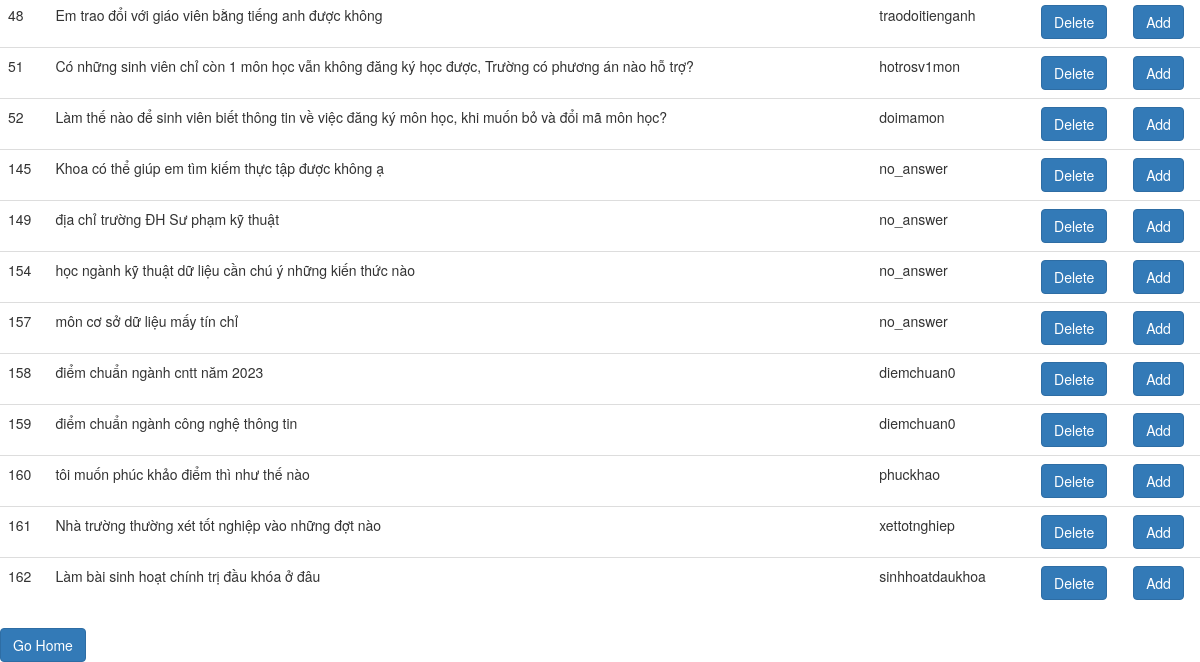
/sql (lower part), run on an earlier commit of the app's database.
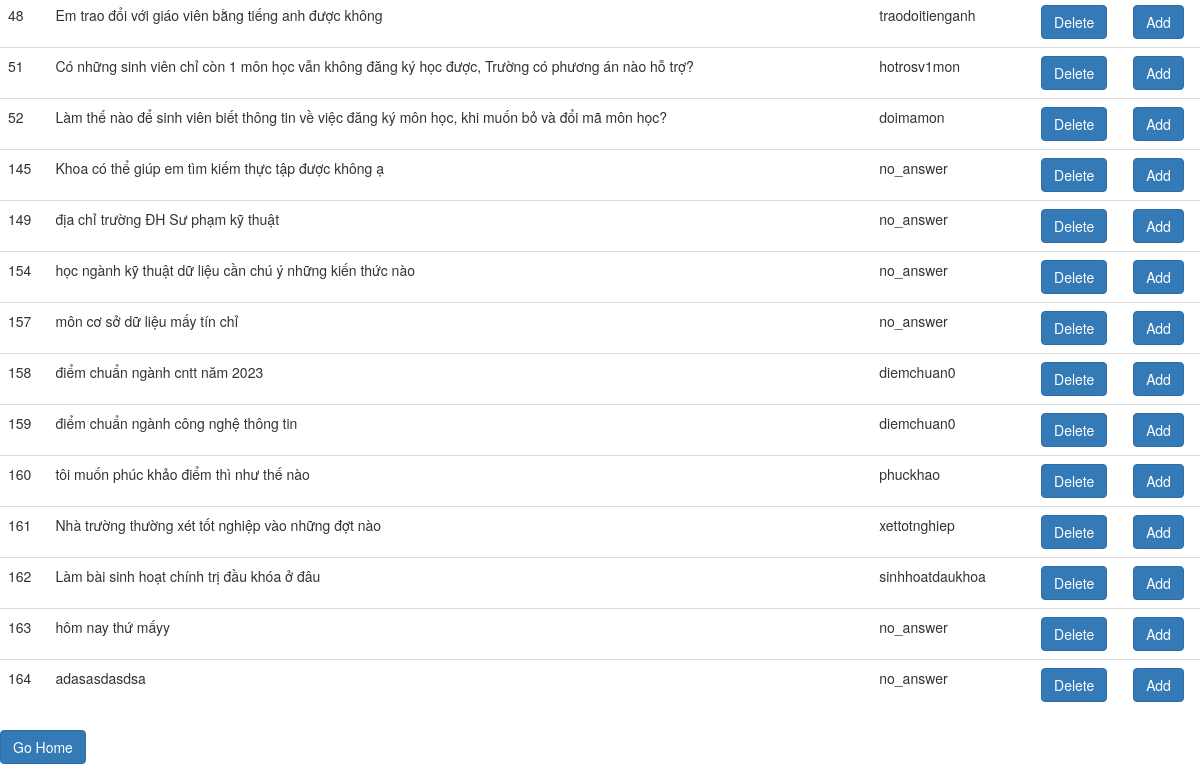
And on a later commit of the database.
### tables this page shows
CREATE TABLE users (
  id INTEGER PRIMARY KEY AUTOINCREMENT,
  question TEXT NOT NULL,
  tag TEXT NOT NULL
);

### app.py (the view)
@app.route("/sql")
def my_sql():
    connection = Sqlite.create_connection("sm_app.sqlite")
    select_users = "SELECT * from users"
    rows=Sqlite.execute_read_query(connection, select_users)
    return render_template("index.html",rows = rows)

### Sqlite.py (called while the page is built)
def create_connection(path):
    connection = None
    try:
        connection = sqlite3.connect(path)
        print("Connection to SQLite DB successful")
    except Error as e:
        print(f"The error '{e}' occurred")
    return connection

def execute_read_query(connection, query):
    cursor = connection.cursor()
    result = None
    try:
        cursor.execute(query)
        connection.commit()
        result = cursor.fetchall()
        return result
    except Error as e:
        print(f"The error '{e}' occurred")

### templates/index.html (shortened to what this page needs)
<!DOCTYPE html>
<html>
<head>
    <link href="http://netdna.bootstrapcdn.com/bootstrap/3.3.6/css/bootstrap.min.css" rel="stylesheet">
</head>
<body>
  <table class="table">
  <tbody>
    {% for row in rows %}
           <tr>
             <td>{{row[0]}}</td>
              <td>{{row[1]}}</td>
              <td>{{row[2]}}</td>
             <td>  <a href="\detele\{{row[0]}}" class="btn btn-primary stretched-link">Delete</a></td>
              <td>  <a href="\add_question\{{row[1]}}" class="btn btn-primary stretched-link">Add</a></td>
           </tr>
        {% endfor %}
  </tbody>
</table>
  <div><a href="\admin" class="btn btn-primary stretched-link">Go Home</a></div>
</body>
</html>

What changed in the data, as far as the page shows it:
added users: id "163", question "hôm nay thứ mấyy", tag "no_answer"
added users: id "164", question "adasasdasdsa", tag "no_answer"
